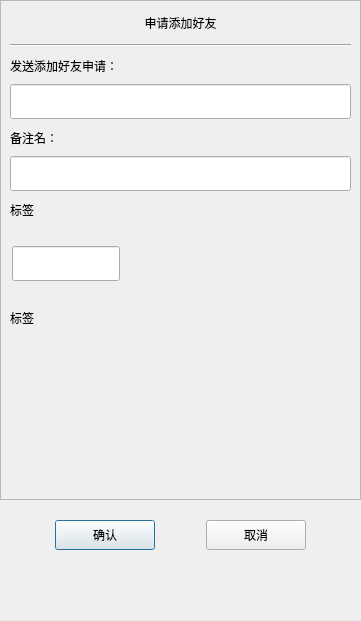
<?xml version="1.0" encoding="UTF-8"?>
<ui version="4.0">
 <class>ApplyFriend</class>
 <widget class="QDialog" name="ApplyFriend">
  <property name="geometry">
   <rect>
    <x>0</x>
    <y>0</y>
    <width>361</width>
    <height>621</height>
   </rect>
  </property>
  <property name="minimumSize">
   <size>
    <width>361</width>
    <height>621</height>
   </size>
  </property>
  <property name="maximumSize">
   <size>
    <width>361</width>
    <height>621</height>
   </size>
  </property>
  <property name="windowTitle">
   <string>Dialog</string>
  </property>
  <layout class="QVBoxLayout" name="verticalLayout">
   <property name="spacing">
    <number>0</number>
   </property>
   <property name="leftMargin">
    <number>0</number>
   </property>
   <property name="topMargin">
    <number>0</number>
   </property>
   <property name="rightMargin">
    <number>0</number>
   </property>
   <property name="bottomMargin">
    <number>0</number>
   </property>
   <item>
    <widget class="QScrollArea" name="scrollArea">
     <property name="minimumSize">
      <size>
       <width>0</width>
       <height>500</height>
      </size>
     </property>
     <property name="widgetResizable">
      <bool>true</bool>
     </property>
     <widget class="QWidget" name="scrollContents">
      <property name="geometry">
       <rect>
        <x>0</x>
        <y>0</y>
        <width>359</width>
        <height>498</height>
       </rect>
      </property>
      <layout class="QVBoxLayout" name="verticalLayout_2">
       <property name="spacing">
        <number>0</number>
       </property>
       <property name="leftMargin">
        <number>0</number>
       </property>
       <property name="rightMargin">
        <number>0</number>
       </property>
       <item>
        <widget class="QLabel" name="apply_lb">
         <property name="minimumSize">
          <size>
           <width>0</width>
           <height>25</height>
          </size>
         </property>
         <property name="maximumSize">
          <size>
           <width>16777215</width>
           <height>25</height>
          </size>
         </property>
         <property name="text">
          <string>申请添加好友</string>
         </property>
         <property name="alignment">
          <set>Qt::AlignmentFlag::AlignCenter</set>
         </property>
        </widget>
       </item>
       <item>
        <widget class="QWidget" name="apply_wid" native="true">
         <layout class="QVBoxLayout" name="verticalLayout_3">
          <item>
           <widget class="Line" name="line">
            <property name="orientation">
             <enum>Qt::Orientation::Horizontal</enum>
            </property>
           </widget>
          </item>
          <item>
           <widget class="QLabel" name="label">
            <property name="minimumSize">
             <size>
              <width>0</width>
              <height>25</height>
             </size>
            </property>
            <property name="maximumSize">
             <size>
              <width>16777215</width>
              <height>25</height>
             </size>
            </property>
            <property name="text">
             <string>发送添加好友申请：</string>
            </property>
           </widget>
          </item>
          <item>
           <widget class="Customizeedit" name="name_ed">
            <property name="minimumSize">
             <size>
              <width>0</width>
              <height>35</height>
             </size>
            </property>
            <property name="maximumSize">
             <size>
              <width>16777215</width>
              <height>35</height>
             </size>
            </property>
           </widget>
          </item>
          <item>
           <widget class="QLabel" name="label_2">
            <property name="minimumSize">
             <size>
              <width>0</width>
              <height>25</height>
             </size>
            </property>
            <property name="maximumSize">
             <size>
              <width>16777215</width>
              <height>25</height>
             </size>
            </property>
            <property name="text">
             <string>备注名：</string>
            </property>
           </widget>
          </item>
          <item>
           <widget class="Customizeedit" name="back_ed">
            <property name="minimumSize">
             <size>
              <width>0</width>
              <height>35</height>
             </size>
            </property>
            <property name="maximumSize">
             <size>
              <width>16777215</width>
              <height>35</height>
             </size>
            </property>
           </widget>
          </item>
          <item>
           <widget class="QLabel" name="label_3">
            <property name="minimumSize">
             <size>
              <width>0</width>
              <height>25</height>
             </size>
            </property>
            <property name="maximumSize">
             <size>
              <width>16777215</width>
              <height>25</height>
             </size>
            </property>
            <property name="text">
             <string>标签</string>
            </property>
           </widget>
          </item>
          <item>
           <widget class="QWidget" name="lb_grpup_wid" native="true">
            <property name="minimumSize">
             <size>
              <width>0</width>
              <height>50</height>
             </size>
            </property>
            <layout class="QVBoxLayout" name="verticalLayout_4">
             <property name="spacing">
              <number>0</number>
             </property>
             <property name="leftMargin">
              <number>0</number>
             </property>
             <property name="topMargin">
              <number>0</number>
             </property>
             <property name="rightMargin">
              <number>0</number>
             </property>
             <property name="bottomMargin">
              <number>0</number>
             </property>
             <item>
              <widget class="QWidget" name="gridWidget" native="true">
               <property name="minimumSize">
                <size>
                 <width>0</width>
                 <height>40</height>
                </size>
               </property>
               <property name="maximumSize">
                <size>
                 <width>16777215</width>
                 <height>40</height>
                </size>
               </property>
               <widget class="Customizeedit" name="lb_ed">
                <property name="geometry">
                 <rect>
                  <x>2</x>
                  <y>2</y>
                  <width>108</width>
                  <height>35</height>
                 </rect>
                </property>
                <property name="minimumSize">
                 <size>
                  <width>0</width>
                  <height>0</height>
                 </size>
                </property>
                <property name="maximumSize">
                 <size>
                  <width>16777215</width>
                  <height>35</height>
                 </size>
                </property>
               </widget>
              </widget>
             </item>
             <item>
              <widget class="QWidget" name="input_tip_wid" native="true">
               <property name="minimumSize">
                <size>
                 <width>0</width>
                 <height>35</height>
                </size>
               </property>
               <property name="maximumSize">
                <size>
                 <width>16777215</width>
                 <height>35</height>
                </size>
               </property>
               <layout class="QVBoxLayout" name="verticalLayout_5">
                <property name="spacing">
                 <number>0</number>
                </property>
                <property name="leftMargin">
                 <number>0</number>
                </property>
                <property name="topMargin">
                 <number>0</number>
                </property>
                <property name="rightMargin">
                 <number>0</number>
                </property>
                <property name="bottomMargin">
                 <number>0</number>
                </property>
                <item>
                 <widget class="ClickedOnceLabel" name="tip_lb">
                  <property name="text">
                   <string>标签</string>
                  </property>
                 </widget>
                </item>
               </layout>
              </widget>
             </item>
            </layout>
           </widget>
          </item>
          <item>
           <widget class="QWidget" name="widget" native="true">
            <property name="minimumSize">
             <size>
              <width>0</width>
              <height>60</height>
             </size>
            </property>
            <layout class="QHBoxLayout" name="horizontalLayout_2">
             <property name="spacing">
              <number>0</number>
             </property>
             <property name="leftMargin">
              <number>0</number>
             </property>
             <property name="topMargin">
              <number>0</number>
             </property>
             <property name="rightMargin">
              <number>0</number>
             </property>
             <property name="bottomMargin">
              <number>0</number>
             </property>
             <item>
              <widget class="QWidget" name="lb_list" native="true">
               <property name="minimumSize">
                <size>
                 <width>287</width>
                 <height>50</height>
                </size>
               </property>
               <property name="maximumSize">
                <size>
                 <width>287</width>
                 <height>16777215</height>
                </size>
               </property>
              </widget>
             </item>
             <item>
              <widget class="QWidget" name="more_lb_wid" native="true">
               <layout class="QVBoxLayout" name="verticalLayout_6">
                <item>
                 <widget class="ClickedOnceLabel" name="more_lb">
                  <property name="minimumSize">
                   <size>
                    <width>25</width>
                    <height>25</height>
                   </size>
                  </property>
                  <property name="maximumSize">
                   <size>
                    <width>25</width>
                    <height>25</height>
                   </size>
                  </property>
                  <property name="text">
                   <string/>
                  </property>
                  <property name="alignment">
                   <set>Qt::AlignmentFlag::AlignCenter</set>
                  </property>
                 </widget>
                </item>
               </layout>
              </widget>
             </item>
            </layout>
           </widget>
          </item>
         </layout>
        </widget>
       </item>
      </layout>
     </widget>
    </widget>
   </item>
   <item>
    <spacer name="verticalSpacer">
     <property name="orientation">
      <enum>Qt::Orientation::Vertical</enum>
     </property>
     <property name="sizeType">
      <enum>QSizePolicy::Policy::Fixed</enum>
     </property>
     <property name="sizeHint" stdset="0">
      <size>
       <width>20</width>
       <height>10</height>
      </size>
     </property>
    </spacer>
   </item>
   <item>
    <widget class="QWidget" name="apply_sure_wid" native="true">
     <property name="minimumSize">
      <size>
       <width>0</width>
       <height>50</height>
      </size>
     </property>
     <layout class="QHBoxLayout" name="horizontalLayout">
      <item>
       <spacer name="horizontalSpacer_2">
        <property name="orientation">
         <enum>Qt::Orientation::Horizontal</enum>
        </property>
        <property name="sizeHint" stdset="0">
         <size>
          <width>40</width>
          <height>20</height>
         </size>
        </property>
       </spacer>
      </item>
      <item>
       <widget class="ClickedBtn" name="sure_btn">
        <property name="minimumSize">
         <size>
          <width>100</width>
          <height>30</height>
         </size>
        </property>
        <property name="text">
         <string>确认</string>
        </property>
       </widget>
      </item>
      <item>
       <spacer name="horizontalSpacer">
        <property name="orientation">
         <enum>Qt::Orientation::Horizontal</enum>
        </property>
        <property name="sizeHint" stdset="0">
         <size>
          <width>40</width>
          <height>20</height>
         </size>
        </property>
       </spacer>
      </item>
      <item>
       <widget class="ClickedBtn" name="cancel_btn">
        <property name="minimumSize">
         <size>
          <width>100</width>
          <height>30</height>
         </size>
        </property>
        <property name="text">
         <string>取消</string>
        </property>
       </widget>
      </item>
      <item>
       <spacer name="horizontalSpacer_3">
        <property name="orientation">
         <enum>Qt::Orientation::Horizontal</enum>
        </property>
        <property name="sizeHint" stdset="0">
         <size>
          <width>40</width>
          <height>20</height>
         </size>
        </property>
       </spacer>
      </item>
     </layout>
    </widget>
   </item>
   <item>
    <spacer name="verticalSpacer_2">
     <property name="orientation">
      <enum>Qt::Orientation::Vertical</enum>
     </property>
     <property name="sizeHint" stdset="0">
      <size>
       <width>20</width>
       <height>40</height>
      </size>
     </property>
    </spacer>
   </item>
  </layout>
 </widget>
 <customwidgets>
  <customwidget>
   <class>ClickedBtn</class>
   <extends>QPushButton</extends>
   <header>clickedbtn.h</header>
  </customwidget>
  <customwidget>
   <class>ClickedOnceLabel</class>
   <extends>QLabel</extends>
   <header>clickedoncelabel.h</header>
  </customwidget>
  <customwidget>
   <class>Customizeedit</class>
   <extends>QLineEdit</extends>
   <header>customizeedit.h</header>
  </customwidget>
 </customwidgets>
 <resources/>
 <connections/>
</ui>
